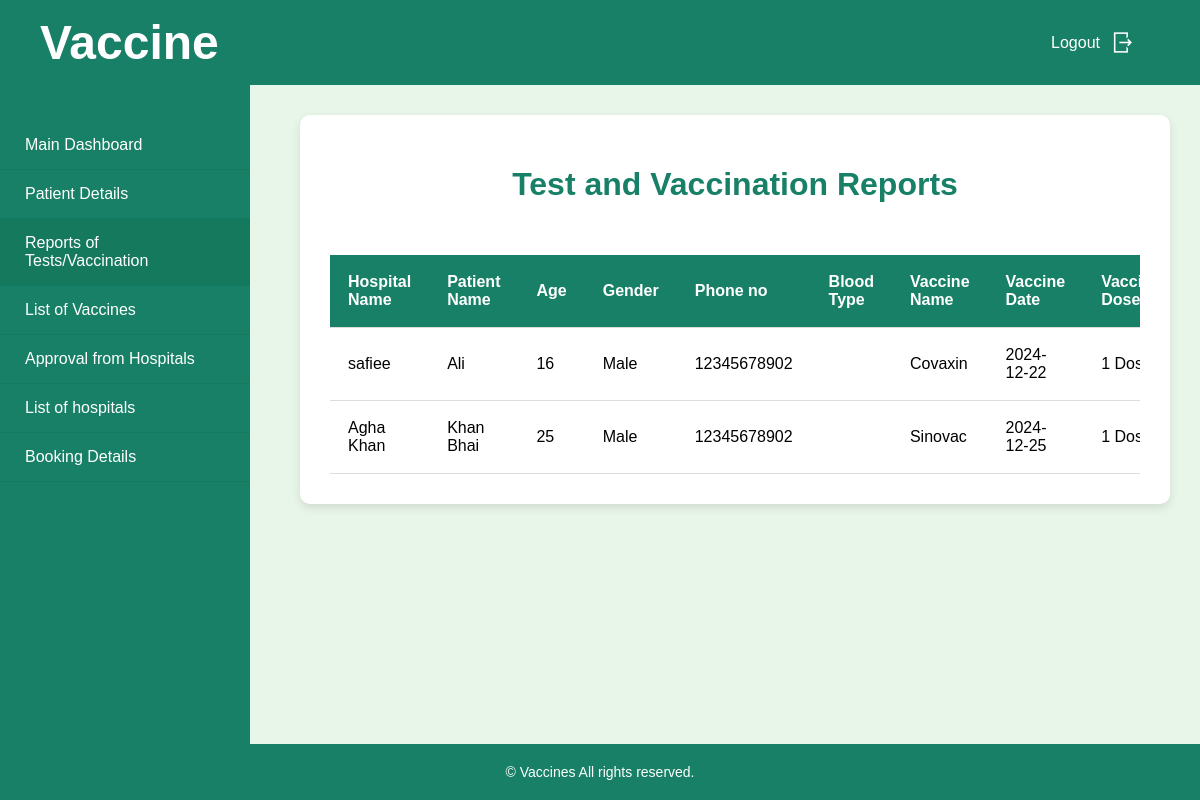
The app's page /admin/reports-of-test.php (signed in) with its own data.
### tables this page shows
CREATE TABLE `update_vaccine` (
  `id` int(11) NOT NULL,
  `vaccine_hosp` varchar(255) NOT NULL,
  `patient_name` varchar(255) NOT NULL,
  `patient_age` int(11) NOT NULL,
  `patient_gender` varchar(255) NOT NULL,
  `patient_no` varchar(255) NOT NULL,
  `patient_blood_type` varchar(255) NOT NULL,
  `vaccine_date` date NOT NULL,
  `vaccine_name` varchar(255) NOT NULL,
  `vaccine_dose` varchar(255) NOT NULL,
  `vaccine_status` varchar(255) NOT NULL,
  `patient_id` int(11) NOT NULL,
  `vaccine_result` varchar(255) DEFAULT NULL
);

### admin/reports-of-test.php (the view, shortened to what this page needs)
<?php
  include '../pages/connect.php';
?>
?><!DOCTYPE html>
<html lang="en">
<head>
    <link rel="stylesheet" href="../style/admin.css">
</head>
<body>
    <div class="header" style="display: flex; flex-direction: row; justify-content: space-between;">
    <a class="navbar-brand" >
  <span id="1">
         <h1> Vaccine  </h1>
            </span>
          </a>
        <span>
            <a href="../pages/logout.php" style="text-decoration: none;">
                <button id="logout">Logout
                    <img src="../assets/icons8-logout-100.png" alt="" width="25px" height="25px">
                </button>
            </a>
        </span>
    </div>
    <div class="container" style="display: flex;">
        <div class="sidebar">
            <ul>
                <a href="../admin/maindashboard.php"><li>Main Dashboard</li></a>
                <a href="../admin/patients-details.php"><li>Patient Details</li></a>
                <a href="../admin/reports-of-test.php"><li class="active">Reports of Tests/Vaccination</li></a>
                <a href="../admin/list-of-vaccine.php"><li>List of Vaccines</li></a>
                <a href="../admin/approval-for-hosp.php"><li>Approval from Hospitals</li></a>
                <a href="../admin/list-of-hosp.php"><li>List of hospitals</li></a>
                <a href="../admin/booking-details.php"><li>Booking Details</li></a>
            </ul>
        </div>
        <div class="main-content" style="margin-bottom:0px;">
        <div class="card">
                    <div class="container3">
                        <h1>Test and Vaccination Reports</h1>
                        <div class="table-responsive">
                            <table>
                                <thead>
                                    <tr>
                                       <th>Hospital Name</th>
                                       <th>Patient Name</th>
                                        <th>Age</th>
                                        <th>Gender</th>
                                        <th>Phone no</th>
                                        <th>Blood Type</th>
                                        <th>Vaccine Name</th>
                                        <th>Vaccine Date</th>
                                        <th>Vaccine Dose</th>
                                    </tr>
                                </thead>
                                <tbody>
                                    <?php
                                        $vaccine_upd = "SELECT * FROM update_vaccine";
                                        $vaccine_res = mysqli_query($conn, $vaccine_upd);
                                            if(mysqli_num_rows($vaccine_res) > 0) {
                                            while ($vaccine_row = mysqli_fetch_assoc($vaccine_res)) {
                                                echo "
                                                    <tr>
                                                        <td>$vaccine_row[vaccine_hosp]</td>
                                                        <td>$vaccine_row[patient_name]</td>
                                                        <td>$vaccine_row[patient_age]</td>
                                                        <td>$vaccine_row[patient_gender]</td>
                                                        <td>$vaccine_row[patient_no]</td>
                                                        <td>$vaccine_row[patient_blood_type]</td>
                                                        <td>$vaccine_row[vaccine_name]</td>
                                                        <td>$vaccine_row[vaccine_date]</td>
                                                        <td>$vaccine_row[vaccine_dose]</td>
                                                        <td>$vaccine_row[vaccine_status]</td>
                                                        <td>$vaccine_row[vaccine_result]</td>
                                                    </tr>
                                                ";
                                            }
                                            }
                                            else {
                                                echo "<tr><td colspan='7'>No patients test result found</td></tr>";
                                            }
                                    ?>
                                </tbody>
                            </table>
                        </div>
                    </div>
                </div>
        </div>
    </div>
    <footer>
        &copy;  Vaccines All rights reserved.
    </footer>
</body>
</html>

### style/admin.css (style rules this page uses)
body, html { margin: 0; padding: 0; font-family: 'Poppins', sans-serif; background-color: #e8f5e9; height: 100%; display: flex; flex-direction: column; }
.header { background-color: #178066; color: white; padding: 15px 40px; display: flex; justify-content: space-between; align-items: center; }
#logout { background-color: #178066; color: white; border: none; padding: 12px 25px; border-radius: 5px; cursor: pointer; display: flex; align-items: center; gap: 10px; font-size: 16px; transition: background-color 0.3s ease; }
.sidebar { width: 250px; background-color: #178066; color: white; height: 100vh; padding-top: 20px; position: fixed; }
.sidebar ul { list-style: none; padding: 0; }
.sidebar ul a { text-decoration: none; color: white; }
.sidebar ul li { padding: 15px 25px; transition: background-color 0.3s ease; cursor: pointer; border-bottom: 1px solid #157a5d; }
.sidebar ul li:hover, .sidebar ul .active { background-color: #157a5d; }
.main-content { margin-left: 270px; padding: 30px; flex: 1; overflow: auto; }
h1, h2 { color: #178066; margin-bottom: 1em; }
.card, .card-dash { background-color: white; padding: 30px; border-radius: 10px; box-shadow: 0 4px 10px rgba(0, 0, 0, 0.1); margin-bottom: 40px; max-width: 850px; margin-left: auto; margin-right: auto; text-align: center; }
.table-responsive { overflow-x: auto; }
table { width: 100%; border-collapse: collapse; margin-top: 20px; }
th, td { padding: 18px; text-align: left; border-bottom: 1px solid #ddd; }
th { background-color: #178066; color: white; font-weight: 600; }
footer { background-color: #178066; color: white; text-align: center; padding: 20px 0; font-size: 14px; width: 100%; margin-top: auto; }
.header h1 { color: white; margin: 0; font-size: 3rem; }

### records on screen
update_vaccine: vaccine_hosp "safiee", patient_name "Ali", patient_age "16", patient_gender "Male", patient_no "12345678902", vaccine_name "Covaxin", vaccine_date "2024-12-22", vaccine_dose "1…"
update_vaccine: vaccine_hosp "Agha Khan", patient_name "Khan Bhai", patient_age "25", patient_gender "Male", patient_no "12345678902", vaccine_name "Sinovac", vaccine_date "2024-12-25", vaccine_dose "1…"
